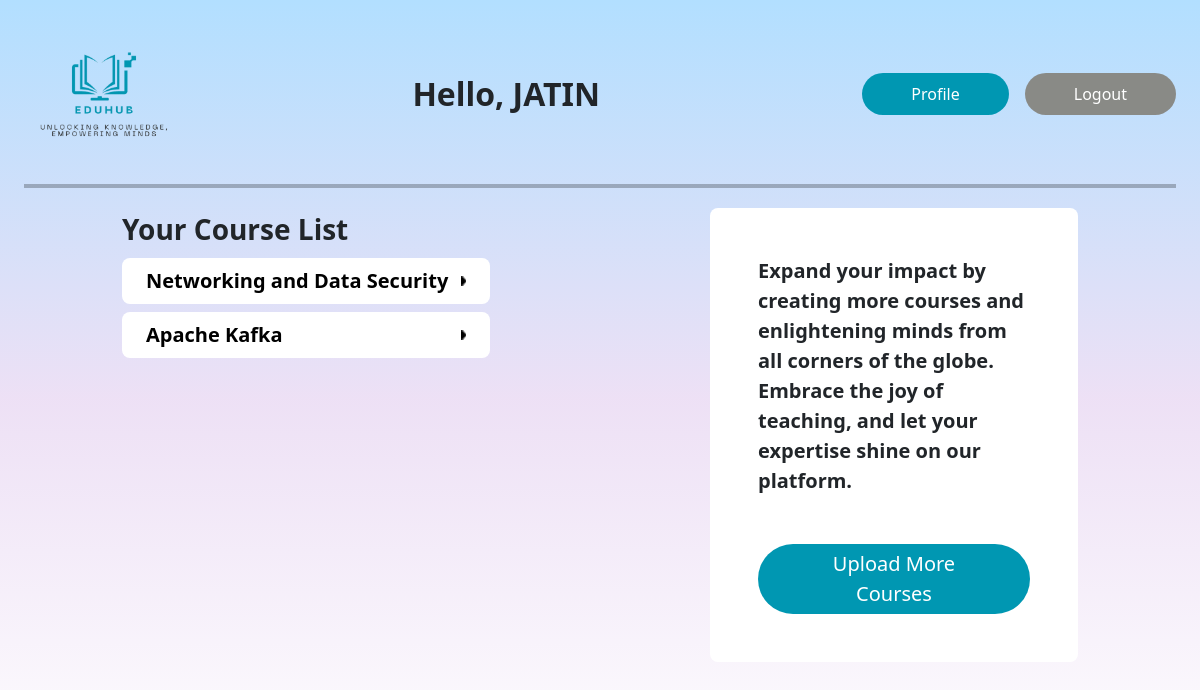
/home/ (signed in), run on the app's committed database.
### onlinelearningapp/models.py (models this page shows, shortened)
class TimestampedModel(models.Model):
    created_at = models.DateTimeField(auto_now_add=True)
    updated_at = models.DateTimeField(auto_now=True)
    class Meta:
        abstract = True

class UserProfile(TimestampedModel):
    user = models.OneToOneField(User, on_delete=models.CASCADE)
    role = models.ForeignKey(Role, on_delete=models.CASCADE)
    membership = models.ForeignKey(Membership, on_delete=models.SET_NULL, null=True, default=3)

class Course(TimestampedModel):
    name = models.CharField(max_length=100)
    description = models.TextField()
    instructor = models.ForeignKey(User, on_delete=models.CASCADE)
    published = models.BooleanField(default=False)
    membership_level_required = models.ForeignKey(Membership, on_delete=models.SET_NULL, null=True, default=3)

### onlinelearningapp/views.py (the view, shortened to what this page needs)
# urls.py: path('home/', HomeView.as_view(), name='home'),
class HomeView(View):
    def get(self, request):
        if not request.user.is_authenticated:
            return redirect('login_view')
        user_profile = UserProfile.objects.get(user=request.user)
        course_list = Course.objects.all()
        if user_profile.role.name == "teacher":
            courses_per_instructor = Course.objects.filter(instructor=request.user.id)
            print(request.user.id)
            context = {
                'course_list': courses_per_instructor,
                'user_profile': user_profile,
            }
            return render(request, 'home_teacher.html', context)

### onlinelearningapp/templates/home_teacher.html (shortened to what this page needs)
{% extends 'base.html' %}
{% load static %}
{% block content %}
<div class="row justify-content-around">
    <div class="col-4">
        <div class="fs-3 fw-bold">Your Course List</div>
        {% for course in course_list %}
        <div class="fs-5 fw-bold background-white px-4 py-2 my-2 rounded-3 d-flex flex-row justify-content-between align-items-center">
            <a href="{% url 'course_detail' course.id %}">{{ course.name }}</a>
            <img src="{% static 'images/RightArrow.png' %}" class="right-arrow">
        </div>
        {% endfor %}
    </div>
    <div class="col-4">
        <div class="background-white d-flex flex-column justify-content-center align-items-center p-5 rounded-3 fs-5 fw-bold">
            Expand your impact by creating more courses and enlightening minds from all corners of the globe. Embrace
            the joy of teaching, and let your expertise shine on our platform.
            <a href="{% url 'create_course' %}">
                <button class="btn rounded-pill px-5 py-1 btn-color-primary mt-5 fs-5">Upload More Courses</button>
            </a>
        </div>
    </div>
</div>
{% endblock %}

### onlinelearningapp/templates/base.html (shortened to what this page needs)
{% load django_bootstrap5 %}
{% load static %}
<!DOCTYPE html>
<html>
<head>
    {% bootstrap_css %}
    <link href="{% static 'css/style.css' %}" rel="stylesheet">
    <link href="{% static 'css/home-student.css' %}" rel="stylesheet">
</head>
<body class="p-4">
<div class="d-flex w-100 justify-content-between py-4 row g-0">
    <div class="d-flex flex-row align-items-center col-md-6 justify-content-between">
        <div>
            <a href="{% url 'home' %}"><img src="{% static 'images/Eduhub-4 2.png' %}" class="home-page-logo"></a>
        </div>
        <div class="fs-2 fw-bold">
            Hello, {{ user_profile.user.username }}
        </div>
    </div>
    <div class="d-flex flex-row align-items-center col-md-6 justify-content-end">
        <input type="button" value="Profile" onclick="location.href='/profile'"
               class="btn-color-primary btn rounded-pill px-5 py-2 me-3">
        <form action="{% url 'logout' %}" method="post">
            <input type="submit" value="Logout" class="btn btn-color-secondary rounded-pill px-5 py-2">
        </form>
    </div>
</div>
<hr>
{% block content %} {% endblock %}
</body>

### onlinelearningapp/static/css/style.css (style rules this page uses)
html { height: 100%; }
body { min-height: 100%; background: linear-gradient(180deg, #B2DFFF 0%, rgba(167, 102, 206, 0.20) 50%, rgba(177, 51, 255, 0.00) 100%); background-attachment: fixed !important; }
a { text-decoration: none; }
.background-white { background: white !important; }
.btn-color-primary { background: #0097B2 !important; color: white; }
.btn-color-secondary { background: #898A86; color: white; }
hr { border-color: black !important; border-width: 2px !important; border-style: solid; margin-top: 20px; margin-bottom: 20px; }
a { color: black; }
.right-arrow { width: 5px; height: 10px; }

### onlinelearningapp/static/css/home-student.css (style rules this page uses)
.home-page-logo { width: 160px; }

### data on the page
UserProfile: user.username "JATIN"
Course: name "Networking and Data Security"
Course: name "Apache Kafka"
